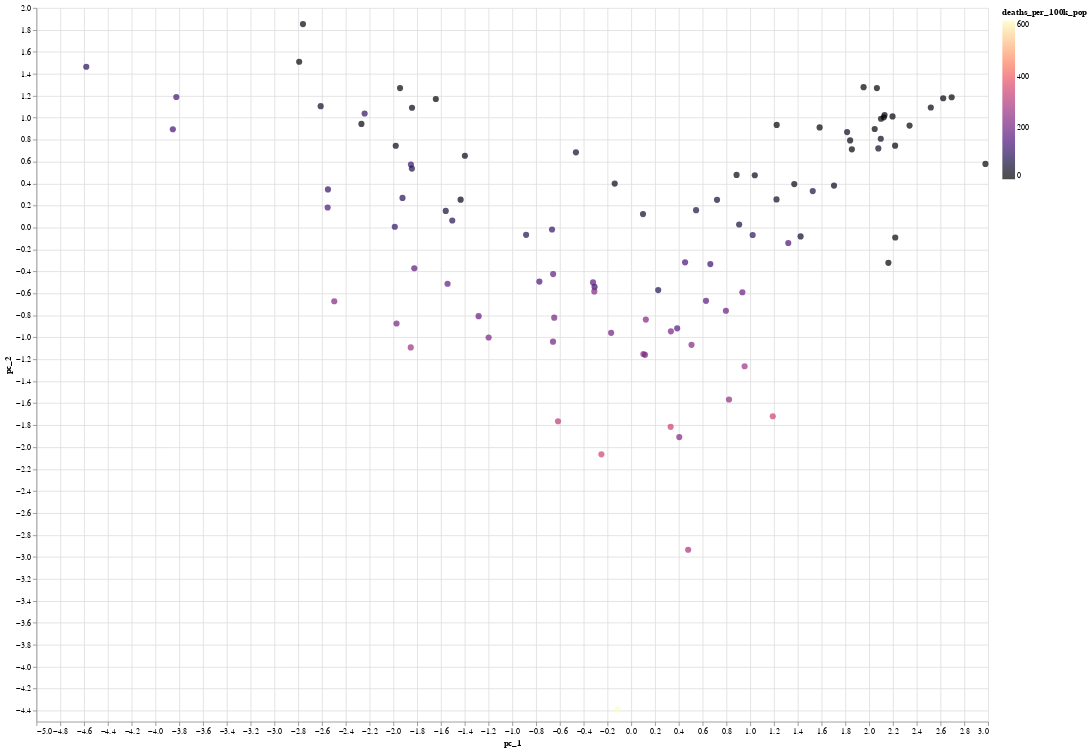

Source (notebook cell):
### Code cell
print('-'*100)
print('FIRST PC:\n{}'.format(
        pd.DataFrame(
            index=[0],
            data = dict(zip(PRINT_COLS,pcs[0]))
        )
    ) 
)
print('-'*100)
print('SECOND PC:\n{}'.format(
        pd.DataFrame(
            index=[0],
            data = dict(zip(PRINT_COLS,pcs[1]))
        )
    ) 
)
print('-'*100)

# Deaths per 100k pop
alt.Chart(X_pc).mark_circle(size=60).encode(
    x='pc_1',
    y='pc_2',
    color=alt.Color('deaths_per_100k_pop', scale=alt.Scale(scheme='magma')),
    tooltip=['country_name', 'deaths_per_100k_pop']
).properties(
    width=1200,
    height=900
).configure_view(
    strokeWidth=0
)

### Figure 1 — Vega-Lite specification as saved in the notebook (floating-point values rounded to 4 significant figures)
{"config": {"view": {"continuousWidth": 400, "continuousHeight": 300, "strokeWidth": 0}}, "data": {"name": "data-a55ee4ed0a8f96508e05a24af273bb00"}, "mark": {"type": "circle", "size": 60}, "encoding": {"color": {"type": "quantitative", "field": "deaths_per_100k_pop", "scale": {"scheme": "magma"}}, "tooltip": [{"type": "nominal", "field": "country_name"}, {"type": "quantitative", "field": "deaths_per_100k_pop"}], "x": {"type": "quantitative", "field": "pc_1"}, "y": {"type": "quantitative", "field": "pc_2"}}, "height": 900, "width": 1200, "$schema": "https://vega.github.io/schema/vega-lite/v4.8.1.json", "datasets": {"data-a55ee4ed0a8f96508e05a24af273bb00": [{"pc_1": 1.371, "pc_2": 0.3955, "pc_3": 0.4318, "pc_4": 0.8404, "pc_5": 0.892, "pc_6": -0.1521, "country_name": "algeria", "deaths_per_100k_pop": 13.75}, {"pc_1": -1.824, "pc_2": -0.3711, "pc_3": -0.5469, "pc_4": 0.2936, "pc_5": -0.3979, "pc_6": 0.07048, "country_name": "andorra", "deaths_per_100k_pop": 168.5}, {"pc_1": 0.3335, "pc_2": -0.9455, "pc_3": -0.885, "pc_4": -0.04528, "pc_5": -0.4357, "pc_6": -0.01514, "country_name": "armenia", "deaths_per_100k_pop": 213.9}, {"pc_1": -1.944, "pc_2": 1.27, "pc_3": 0.5905, "pc_4": -0.008989, "pc_5": 0.4395, "pc_6": -0.5234, "country_name": "australia", "deaths_per_100k_pop": 6.871}, {"pc_1": -1.852, "pc_2": 0.573, "pc_3": -0.09802, "pc_4": -1.166, "pc_5": -0.7477, "pc_6": -0.318, "country_name": "austria", "deaths_per_100k_pop": 127.9}, {"pc_1": 1.526, "pc_2": 0.3317, "pc_3": -0.4817, "pc_4": 0.09891, "pc_5": 0.55, "pc_6": -0.02545, "country_name": "azerbaijan", "deaths_per_100k_pop": 70.57}, {"pc_1": -0.8837, "pc_2": -0.06635, "pc_3": -0.5141, "pc_4": 1.159, "pc_5": -0.4998, "pc_6": 0.1514, "country_name": "bahrain", "deaths_per_100k_pop": 84.88}, {"pc_1": 2.22, "pc_2": -0.09113, "pc_3": 3.158, "pc_4": -0.3054, "pc_5": -0.4239, "pc_6": 0.3167, "country_name": "bangladesh", "deaths_per_100k_pop": 17.09}, {"pc_1": 0.0991, "pc_2": 0.1227, "pc_3": -0.3666, "pc_4": 1.132, "pc_5": -0.4634, "pc_6": -0.06846, "country_name": "belarus", "deaths_per_100k_pop": 49.16}, {"pc_1": -2.496, "pc_2": -0.671, "pc_3": -0.2196, "pc_4": -0.179, "pc_5": 0.3804, "pc_6": -0.5406, "country_name": "belgium", "deaths_per_100k_pop": 226.3}, {"pc_1": 1.223, "pc_2": 0.9344, "pc_3": -0.5574, "pc_4": 0.1212, "pc_5": -1.018, "pc_6": 0.1101, "country_name": "bhutan", "deaths_per_100k_pop": 0.3931}, {"pc_1": 0.6286, "pc_2": -0.6678, "pc_3": -0.6045, "pc_4": 0.3462, "pc_5": 0.05963, "pc_6": -0.04161, "country_name": "bolivia", "deaths_per_100k_pop": 164.4}, {"pc_1": 0.4787, "pc_2": -2.935, "pc_3": 3.867, "pc_4": 0.09982, "pc_5": 0.6193, "pc_6": 0.1467, "country_name": "brazil", "deaths_per_100k_pop": 288.0}, {"pc_1": -0.2508, "pc_2": -2.066, "pc_3": -1.017, "pc_4": -0.2055, "pc_5": -0.08311, "pc_6": 0.05519, "country_name": "bulgaria", "deaths_per_100k_pop": 344.0}, {"pc_1": -1.844, "pc_2": 0.5371, "pc_3": 0.6783, "pc_4": -0.2259, "pc_5": 0.0025, "pc_6": -0.5072, "country_name": "canada", "deaths_per_100k_pop": 77.2}, {"pc_1": 2.13, "pc_2": 1.024, "pc_3": -0.5099, "pc_4": -0.07567, "pc_5": 0.3525, "pc_6": -0.04986, "country_name": "central_african_republic", "deaths_per_100k_pop": 2.107}, {"pc_1": 2.623, "pc_2": 1.178, "pc_3": -0.2765, "pc_4": -0.7174, "pc_5": 0.1042, "pc_6": 0.08087, "country_name": "chad", "deaths_per_100k_pop": 1.091}, {"pc_1": -0.6576, "pc_2": -1.04, "pc_3": -0.352, "pc_4": 0.5808, "pc_5": -0.09387, "pc_6": -0.1478, "country_name": "chile", "deaths_per_100k_pop": 199.2}, {"pc_1": 0.822, "pc_2": -1.566, "pc_3": 0.1392, "pc_4": 0.1275, "pc_5": 1.314, "pc_6": -0.09985, "country_name": "colombia", "deaths_per_100k_pop": 252.8}, {"pc_1": 0.4527, "pc_2": -0.3171, "pc_3": -0.6267, "pc_4": 0.4623, "pc_5": 0.9505, "pc_6": -0.1669, "country_name": "costa_rica", "deaths_per_100k_pop": 139.3}, {"pc_1": 0.1229, "pc_2": -0.8387, "pc_3": -0.8287, "pc_4": -0.4974, "pc_5": -0.4365, "pc_6": 0.1323, "country_name": "croatia", "deaths_per_100k_pop": 226.8}, {"pc_1": 0.5452, "pc_2": 0.1582, "pc_3": -0.3438, "pc_4": 0.6477, "pc_5": 0.6182, "pc_6": -0.2763, "country_name": "cuba", "deaths_per_100k_pop": 72.67}, {"pc_1": -0.4648, "pc_2": 0.6851, "pc_3": -0.3985, "pc_4": 0.1995, "pc_5": -0.4562, "pc_6": 0.04482, "country_name": "cyprus", "deaths_per_100k_pop": 47.97}, {"pc_1": -2.611, "pc_2": 1.105, "pc_3": 0.1195, "pc_4": -0.1629, "pc_5": 0.09497, "pc_6": -0.5653, "country_name": "denmark", "deaths_per_100k_pop": 46.71}, {"pc_1": 0.8857, "pc_2": 0.4792, "pc_3": -0.5556, "pc_4": 1.147, "pc_5": 0.4567, "pc_6": -0.1536, "country_name": "djibouti", "deaths_per_100k_pop": 18.59}, {"pc_1": 0.796, "pc_2": -0.758, "pc_3": -0.5105, "pc_4": -0.06815, "pc_5": 0.2822, "pc_6": -0.01892, "country_name": "ecuador", "deaths_per_100k_pop": 189.7}, {"pc_1": -0.6658, "pc_2": -0.01772, "pc_3": -0.5676, "pc_4": 0.2346, "pc_5": -0.869, "pc_6": 0.08285, "country_name": "estonia", "deaths_per_100k_pop": 115.4}, {"pc_1": 2.978, "pc_2": 0.5796, "pc_3": 1.948, "pc_4": -0.8953, "pc_5": 0.1266, "pc_6": 0.2407, "country_name": "ethiopia", "deaths_per_100k_pop": 5.763}, {"pc_1": -1.843, "pc_2": 1.091, "pc_3": 0.0174, "pc_4": 0.248, "pc_5": 0.02636, "pc_6": -0.3612, "country_name": "finland", "deaths_per_100k_pop": 20.97}, {"pc_1": -1.544, "pc_2": -0.5123, "pc_3": 1.103, "pc_4": -0.5018, "pc_5": 0.1434, "pc_6": -0.3905, "country_name": "france", "deaths_per_100k_pop": 176.4}, {"pc_1": 0.9533, "pc_2": -1.263, "pc_3": -1.025, "pc_4": -0.5008, "pc_5": 0.4396, "pc_6": 0.03496, "country_name": "georgia", "deaths_per_100k_pop": 270.0}, {"pc_1": -1.988, "pc_2": 0.006944, "pc_3": 1.689, "pc_4": -0.5699, "pc_5": -0.3795, "pc_6": -0.477, "country_name": "germany", "deaths_per_100k_pop": 115.2}, {"pc_1": 1.855, "pc_2": 0.7121, "pc_3": 0.1136, "pc_4": 0.3669, "pc_5": 0.6801, "pc_6": -0.07327, "country_name": "ghana", "deaths_per_100k_pop": 3.863}, {"pc_1": -0.7722, "pc_2": -0.4925, "pc_3": -0.4222, "pc_4": 0.4982, "pc_5": -0.6303, "pc_6": -0.0307, "country_name": "greece", "deaths_per_100k_pop": 148.7}, {"pc_1": 2.1, "pc_2": 0.9912, "pc_3": -0.5823, "pc_4": -0.04485, "pc_5": 0.4656, "pc_6": -0.07098, "country_name": "guinea-bissau", "deaths_per_100k_pop": 7.34}, {"pc_1": 1.021, "pc_2": -0.06843, "pc_3": -0.5479, "pc_4": 0.18, "pc_5": -0.1862, "pc_6": -0.007141, "country_name": "honduras", "deaths_per_100k_pop": 105.1}, {"pc_1": -0.6156, "pc_2": -1.765, "pc_3": -0.8412, "pc_4": -0.2812, "pc_5": -0.5739, "pc_6": 0.1635, "country_name": "hungary", "deaths_per_100k_pop": 314.5}, {"pc_1": -2.791, "pc_2": 1.51, "pc_3": 0.1186, "pc_4": -0.003061, "pc_5": 0.5055, "pc_6": -0.5074, "country_name": "iceland", "deaths_per_100k_pop": 9.152}, {"pc_1": 0.9073, "pc_2": 0.02795, "pc_3": 0.2666, "pc_4": 0.6879, "pc_5": 0.2121, "pc_6": -0.01424, "country_name": "iraq", "deaths_per_100k_pop": 58.94}, {"pc_1": -2.241, "pc_2": 1.038, "pc_3": -0.06007, "pc_4": -1.337, "pc_5": 0.1092, "pc_6": 0.2952, "country_name": "ireland", "deaths_per_100k_pop": 110.2}, {"pc_1": -1.923, "pc_2": 0.2697, "pc_3": -0.1104, "pc_4": 0.5266, "pc_5": -0.1592, "pc_6": -0.1442, "country_name": "israel", "deaths_per_100k_pop": 89.46}, {"pc_1": -1.199, "pc_2": -1.001, "pc_3": 0.6972, "pc_4": -0.5136, "pc_5": -0.6445, "pc_6": 0.05407, "country_name": "italy", "deaths_per_100k_pop": 221.2}, {"pc_1": -1.434, "pc_2": 0.2536, "pc_3": 2.824, "pc_4": 0.4648, "pc_5": 0.09156, "pc_6": -0.3884, "country_name": "japan", "deaths_per_100k_pop": 14.47}, {"pc_1": -0.3082, "pc_2": -0.541, "pc_3": -0.4646, "pc_4": 1.386, "pc_5": -0.4175, "pc_6": -0.1361, "country_name": "jordan", "deaths_per_100k_pop": 109.3}, {"pc_1": 1.584, "pc_2": 0.9119, "pc_3": -0.5741, "pc_4": 0.3905, "pc_5": 0.28, "pc_6": -0.1248, "country_name": "kiribati", "deaths_per_100k_pop": 0.0}, {"pc_1": -1.559, "pc_2": 0.1512, "pc_3": -0.2965, "pc_4": 1.394, "pc_5": -0.4273, "pc_6": 0.05555, "country_name": "kuwait", "deaths_per_100k_pop": 58.5}, {"pc_1": -0.3213, "pc_2": -0.4996, "pc_3": -0.7212, "pc_4": 0.08882, "pc_5": -0.5802, "pc_6": 0.08764, "country_name": "latvia", "deaths_per_100k_pop": 170.0}, {"pc_1": 0.6651, "pc_2": -0.3333, "pc_3": -0.5797, "pc_4": 0.8465, "pc_5": 1.416, "pc_6": -0.3017, "country_name": "lebanon", "deaths_per_100k_pop": 124.0}, {"pc_1": 1.815, "pc_2": 0.8692, "pc_3": -0.6247, "pc_4": -0.4985, "pc_5": -0.7391, "pc_6": 0.1053, "country_name": "lesotho", "deaths_per_100k_pop": 30.96}, {"pc_1": -0.6473, "pc_2": -0.8211, "pc_3": -0.7589, "pc_4": -0.07414, "pc_5": -0.8722, "pc_6": 0.1161, "country_name": "lithuania", "deaths_per_100k_pop": 210.2}, {"pc_1": -3.854, "pc_2": 0.895, "pc_3": -0.02235, "pc_4": -0.9052, "pc_5": 0.6521, "pc_6": 0.7043, "country_name": "luxembourg", "deaths_per_100k_pop": 136.0}, {"pc_1": 2.34, "pc_2": 0.9282, "pc_3": -0.004313, "pc_4": -0.2439, "pc_5": 0.3766, "pc_6": 0.007093, "country_name": "madagascar", "deaths_per_100k_pop": 3.571}, {"pc_1": 2.519, "pc_2": 1.093, "pc_3": -0.2389, "pc_4": -0.8995, "pc_5": -0.3909, "pc_6": 0.1584, "country_name": "malawi", "deaths_per_100k_pop": 12.35}, {"pc_1": 2.047, "pc_2": 0.8969, "pc_3": -0.1581, "pc_4": -0.02312, "pc_5": 0.2312, "pc_6": -0.01136, "country_name": "mali", "deaths_per_100k_pop": 2.864}, {"pc_1": -1.504, "pc_2": 0.06437, "pc_3": -0.4146, "pc_4": 0.9129, "pc_5": -0.2415, "pc_6": -0.2208, "country_name": "malta", "deaths_per_100k_pop": 91.46}, {"pc_1": 0.4039, "pc_2": -1.909, "pc_3": 2.027, "pc_4": 0.2744, "pc_5": 0.2646, "pc_6": 0.1714, "country_name": "mexico", "deaths_per_100k_pop": 226.0}, {"pc_1": -4.581, "pc_2": 1.464, "pc_3": 0.03562, "pc_4": -0.4309, "pc_5": 1.221, "pc_6": 3.566, "country_name": "monaco", "deaths_per_100k_pop": 92.39}, {"pc_1": 0.7213, "pc_2": 0.2519, "pc_3": -0.5713, "pc_4": 0.7498, "pc_5": -0.155, "pc_6": -0.04201, "country_name": "mongolia", "deaths_per_100k_pop": 54.11}, {"pc_1": 0.3314, "pc_2": -1.815, "pc_3": -1.178, "pc_4": -0.5663, "pc_5": 0.434, "pc_6": -0.0009512, "country_name": "montenegro", "deaths_per_100k_pop": 338.1}, {"pc_1": 1.221, "pc_2": 0.2559, "pc_3": 0.2128, "pc_4": 0.527, "pc_5": 0.1287, "pc_6": -0.0315, "country_name": "morocco", "deaths_per_100k_pop": 40.22}, {"pc_1": 2.077, "pc_2": 0.7207, "pc_3": -0.04394, "pc_4": -0.8212, "pc_5": -0.8984, "pc_6": 0.2266, "country_name": "nepal", "deaths_per_100k_pop": 39.87}, {"pc_1": -2.55, "pc_2": 0.3471, "pc_3": 0.2007, "pc_4": -0.03828, "pc_5": -0.0419, "pc_6": -0.4978, "country_name": "netherlands", "deaths_per_100k_pop": 108.7}, {"pc_1": -1.643, "pc_2": 1.171, "pc_3": 0.01478, "pc_4": 0.457, "pc_5": 0.0309, "pc_6": -0.4536, "country_name": "new_zealand", "deaths_per_100k_pop": 0.5623}, {"pc_1": 2.694, "pc_2": 1.187, "pc_3": -0.1116, "pc_4": -0.9199, "pc_5": -0.1922, "pc_6": 0.1439, "country_name": "niger", "deaths_per_100k_pop": 0.9137}, {"pc_1": 2.162, "pc_2": -0.3216, "pc_3": 4.093, "pc_4": 0.1379, "pc_5": 0.02874, "pc_6": 0.2652, "country_name": "nigeria", "deaths_per_100k_pop": 1.441}, {"pc_1": 1.19, "pc_2": -1.719, "pc_3": -1.217, "pc_4": -0.9517, "pc_5": 1.144, "pc_6": 0.004585, "country_name": "north_macedonia", "deaths_per_100k_pop": 343.4}, {"pc_1": -2.76, "pc_2": 1.853, "pc_3": 0.3335, "pc_4": -0.9312, "pc_5": 0.9886, "pc_6": -0.854, "country_name": "norway", "deaths_per_100k_pop": 16.83}, {"pc_1": 0.507, "pc_2": -1.068, "pc_3": -0.8388, "pc_4": -0.1724, "pc_5": -0.2195, "pc_6": 0.04958, "country_name": "paraguay", "deaths_per_100k_pop": 230.6}, {"pc_1": -0.1173, "pc_2": -4.387, "pc_3": -1.027, "pc_4": -1.152, "pc_5": 0.7416, "pc_6": 0.1864, "country_name": "peru", "deaths_per_100k_pop": 615.9}, {"pc_1": 1.424, "pc_2": -0.08096, "pc_3": 1.869, "pc_4": 0.04273, "pc_5": -0.7701, "pc_6": 0.2428, "country_name": "philippines", "deaths_per_100k_pop": 39.93}, {"pc_1": -0.1688, "pc_2": -0.9591, "pc_3": 0.0266, "pc_4": -0.2392, "pc_5": -1.01, "pc_6": 0.226, "country_name": "poland", "deaths_per_100k_pop": 202.8}, {"pc_1": -0.6565, "pc_2": -0.4238, "pc_3": -0.4514, "pc_4": -0.2819, "pc_5": -0.6105, "pc_6": -0.07382, "country_name": "portugal", "deaths_per_100k_pop": 176.5}, {"pc_1": -1.98, "pc_2": 0.7449, "pc_3": -0.1713, "pc_4": 1.207, "pc_5": -0.1065, "pc_6": 0.7554, "country_name": "qatar", "deaths_per_100k_pop": 21.54}, {"pc_1": 0.102, "pc_2": -1.152, "pc_3": -0.5384, "pc_4": -0.5403, "pc_5": -0.8927, "pc_6": 0.2525, "country_name": "romania", "deaths_per_100k_pop": 246.5}, {"pc_1": 1.953, "pc_2": 1.278, "pc_3": -0.6006, "pc_4": -0.785, "pc_5": -0.9828, "pc_6": 0.1905, "country_name": "samoa", "deaths_per_100k_pop": 0.0}, {"pc_1": -1.854, "pc_2": -1.092, "pc_3": -0.7256, "pc_4": -0.04715, "pc_5": 0.7922, "pc_6": 0.05881, "country_name": "san_marino", "deaths_per_100k_pop": 271.7}, {"pc_1": 1.039, "pc_2": 0.4759, "pc_3": -0.5977, "pc_4": 0.9628, "pc_5": 0.4678, "pc_6": -0.1828, "country_name": "sao_tome_and_principe", "deaths_per_100k_pop": 26.04}, {"pc_1": -0.1388, "pc_2": 0.3999, "pc_3": 0.3685, "pc_4": 0.9461, "pc_5": 0.267, "pc_6": -0.0006639, "country_name": "saudi_arabia", "deaths_per_100k_pop": 25.66}, {"pc_1": 1.84, "pc_2": 0.7936, "pc_3": -0.242, "pc_4": 0.1085, "pc_5": 0.2097, "pc_6": -0.02428, "country_name": "senegal", "deaths_per_100k_pop": 11.52}, {"pc_1": 1.32, "pc_2": -0.1413, "pc_3": -0.6674, "pc_4": -0.2973, "pc_5": 0.7614, "pc_6": -0.08342, "country_name": "serbia", "deaths_per_100k_pop": 143.3}, {"pc_1": 2.123, "pc_2": 1.003, "pc_3": -0.4355, "pc_4": -0.0553, "pc_5": 0.3701, "pc_6": -0.05173, "country_name": "sierra_leone", "deaths_per_100k_pop": 1.549}, {"pc_1": -2.268, "pc_2": 0.9435, "pc_3": -0.003586, "pc_4": 1.091, "pc_5": -0.09804, "pc_6": 0.5756, "country_name": "singapore", "deaths_per_100k_pop": 7.136}, {"pc_1": -0.3103, "pc_2": -0.5816, "pc_3": -0.7659, "pc_4": -0.9228, "pc_5": -0.3377, "pc_6": 0.03484, "country_name": "slovenia", "deaths_per_100k_pop": 227.2}, {"pc_1": -1.283, "pc_2": -0.8072, "pc_3": 0.4682, "pc_4": 0.03783, "pc_5": -0.5362, "pc_6": -0.08187, "country_name": "spain", "deaths_per_100k_pop": 185.4}, {"pc_1": 0.9343, "pc_2": -0.589, "pc_3": -0.8928, "pc_4": -0.08789, "pc_5": 0.794, "pc_6": -0.1244, "country_name": "suriname", "deaths_per_100k_pop": 187.8}, {"pc_1": -2.552, "pc_2": 0.182, "pc_3": -0.02716, "pc_4": -0.3916, "pc_5": 0.006659, "pc_6": -0.5919, "country_name": "sweden", "deaths_per_100k_pop": 146.2}, {"pc_1": -3.824, "pc_2": 1.189, "pc_3": 0.3214, "pc_4": -1.938, "pc_5": 0.1793, "pc_6": -0.9506, "country_name": "switzerland", "deaths_per_100k_pop": 131.0}, {"pc_1": 2.219, "pc_2": 0.7456, "pc_3": 0.7307, "pc_4": -0.306, "pc_5": -0.1435, "pc_6": 0.1208, "country_name": "tanzania", "deaths_per_100k_pop": 1.25}, {"pc_1": 1.705, "pc_2": 0.3818, "pc_3": 1.006, "pc_4": 0.006837, "pc_5": 0.2889, "pc_6": 0.1327, "country_name": "thailand", "deaths_per_100k_pop": 27.58}, {"pc_1": 2.197, "pc_2": 1.012, "pc_3": -0.4339, "pc_4": -0.0951, "pc_5": 0.5001, "pc_6": -0.05277, "country_name": "togo", "deaths_per_100k_pop": 2.994}, {"pc_1": 2.065, "pc_2": 1.27, "pc_3": -0.6035, "pc_4": -0.6786, "pc_5": -0.5061, "pc_6": 0.1501, "country_name": "tonga", "deaths_per_100k_pop": 0.0}, {"pc_1": 0.1157, "pc_2": -1.16, "pc_3": -0.6932, "pc_4": 0.2693, "pc_5": -0.678, "pc_6": 0.0569, "country_name": "tunisia", "deaths_per_100k_pop": 215.8}, {"pc_1": 0.2269, "pc_2": -0.57, "pc_3": 1.287, "pc_4": 0.8253, "pc_5": -0.6106, "pc_6": 0.1497, "country_name": "turkey", "deaths_per_100k_pop": 84.64}, {"pc_1": 0.3863, "pc_2": -0.9178, "pc_3": 0.1772, "pc_4": 0.4122, "pc_5": -0.5286, "pc_6": 0.06109, "country_name": "ukraine", "deaths_per_100k_pop": 162.4}, {"pc_1": -1.398, "pc_2": 0.654, "pc_3": -0.07722, "pc_4": 0.9688, "pc_5": -0.5902, "pc_6": 0.3552, "country_name": "united_arab_emirates", "deaths_per_100k_pop": 21.86}, {"pc_1": -1.973, "pc_2": -0.874, "pc_3": 1.03, "pc_4": -0.4274, "pc_5": -0.2906, "pc_6": -0.2293, "country_name": "united_kingdom", "deaths_per_100k_pop": 211.0}, {"pc_1": 2.098, "pc_2": 0.8082, "pc_3": -0.3419, "pc_4": -0.4807, "pc_5": -0.1244, "pc_6": 0.06702, "country_name": "zimbabwe", "deaths_per_100k_pop": 31.94}]}}
